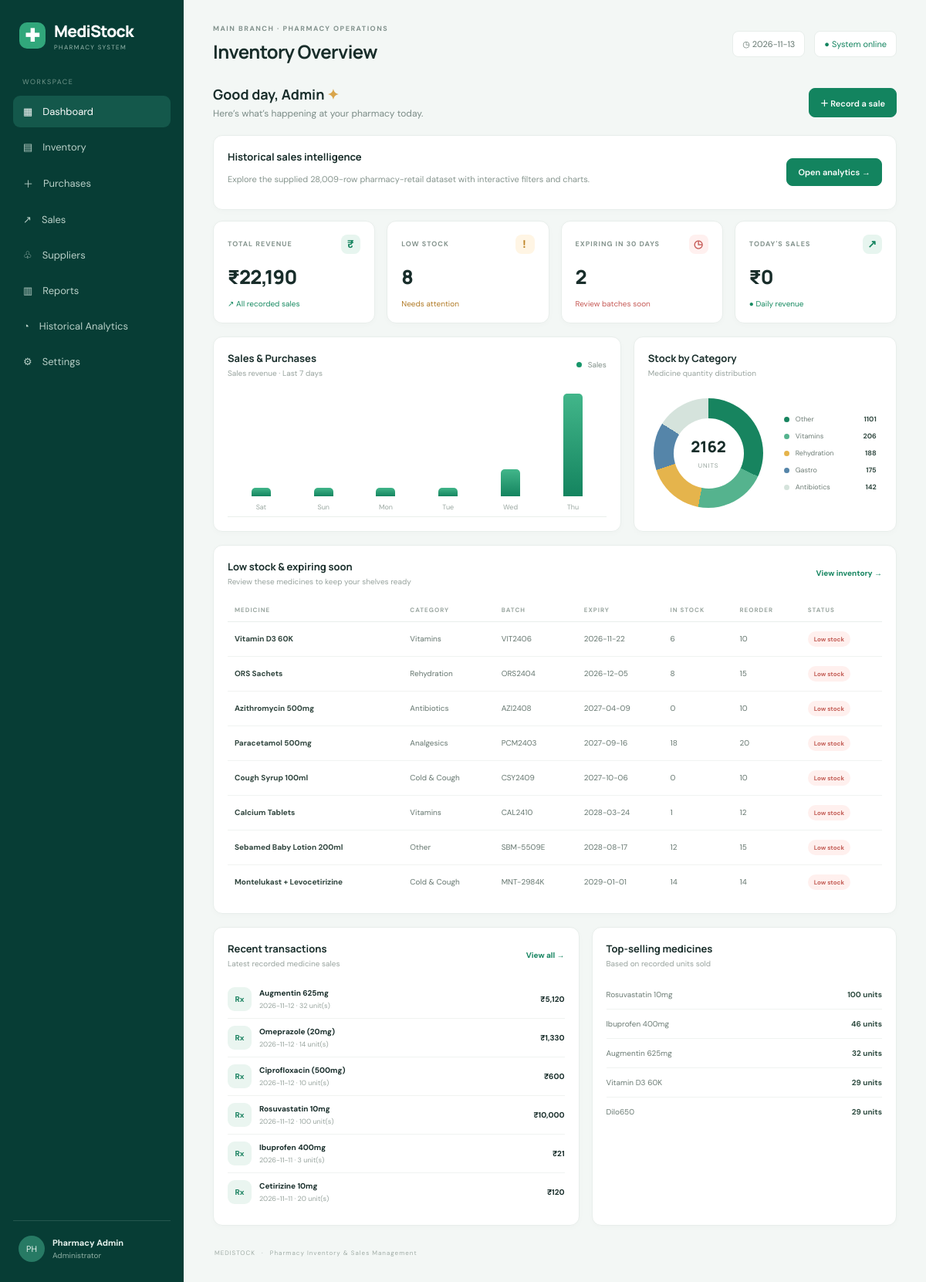
The page / on the database its author committed.
### tables this page shows
CREATE TABLE medicines(
          id INTEGER PRIMARY KEY AUTOINCREMENT, name TEXT NOT NULL, category TEXT NOT NULL,
          batch TEXT, expiry TEXT, quantity INTEGER NOT NULL DEFAULT 0,
          reorder_level INTEGER NOT NULL DEFAULT 10, cost REAL NOT NULL DEFAULT 0,
          price REAL NOT NULL DEFAULT 0, supplier TEXT DEFAULT ''
        );

CREATE TABLE sales(
          id INTEGER PRIMARY KEY AUTOINCREMENT, medicine_id INTEGER, medicine_name TEXT NOT NULL,
          quantity INTEGER NOT NULL, unit_price REAL NOT NULL, total REAL NOT NULL,
          payment TEXT NOT NULL, sold_at TEXT NOT NULL
        );

### app.py (the view)
@app.route("/")
def dashboard():
    with db() as con:
        today = date.today().isoformat()
        month_start = date.today().replace(day=1).isoformat()
        total_rev = con.execute("SELECT COALESCE(SUM(total),0) FROM sales").fetchone()[0]
        today_rev = con.execute("SELECT COALESCE(SUM(total),0) FROM sales WHERE sold_at=?", (today,)).fetchone()[0]
        txns = con.execute("SELECT COUNT(*) FROM sales").fetchone()[0]
        low = con.execute("SELECT COUNT(*) FROM medicines WHERE quantity <= reorder_level").fetchone()[0]
        expiry = con.execute("SELECT COUNT(*) FROM medicines WHERE expiry BETWEEN ? AND ?",(today,(date.today()+timedelta(days=30)).isoformat())).fetchone()[0]
        stock_count = con.execute("SELECT COALESCE(SUM(quantity),0) FROM medicines").fetchone()[0]
        sales_days = con.execute("SELECT sold_at, SUM(total) total FROM sales WHERE sold_at >= ? GROUP BY sold_at ORDER BY sold_at",( (date.today()-timedelta(days=6)).isoformat(),)).fetchall()
        categories = con.execute("SELECT category, SUM(quantity) qty FROM medicines GROUP BY category ORDER BY qty DESC").fetchall()
        alerts = con.execute("""SELECT * FROM medicines WHERE quantity <= reorder_level OR expiry <= ?
                                ORDER BY CASE WHEN quantity <= reorder_level THEN 0 ELSE 1 END, expiry LIMIT 8""",
                             ((date.today()+timedelta(days=30)).isoformat(),)).fetchall()
        recent = con.execute("SELECT * FROM sales ORDER BY id DESC LIMIT 6").fetchall()
        top = con.execute("SELECT medicine_name,SUM(quantity) qty FROM sales GROUP BY medicine_name ORDER BY qty DESC LIMIT 5").fetchall()
    max_sale = max([r["total"] for r in sales_days], default=1) or 1
    chart = [{"day": datetime.strptime(r["sold_at"],"%Y-%m-%d").strftime("%a"),"value":r["total"],"height":max(8,int(r["total"]/max_sale*100))} for r in sales_days]
    return render_template("dashboard.html", active="dashboard", total_rev=total_rev, today_rev=today_rev,
        txns=txns, low=low, expiry=expiry, stock_count=stock_count, chart=chart, categories=categories,
        alerts=alerts, recent=recent, top=top)

### app.py (called while the page is built)
def db():
    con = sqlite3.connect(DB)
    con.row_factory = sqlite3.Row
    return con

def money(value):
    return "₹{:,.0f}".format(value or 0)

@app.context_processor
def inject_globals():
    return {"money": money, "today": date.today().isoformat()}

### templates/dashboard.html
{% extends "base.html" %}{% block content %}
<section class="welcome-row"><div><h2>Good day, Admin <span>✦</span></h2><p>Here’s what’s happening at your pharmacy today.</p></div><a class="button primary" href="{{url_for('sales')}}">＋ Record a sale</a></section>
<section class="panel analytics-shortcut" style="margin:14px 0;display:flex;align-items:center;justify-content:space-between;gap:14px"><div><h3>Historical sales intelligence</h3><p class="muted">Explore the supplied 28,009-row pharmacy-retail dataset with interactive filters and charts.</p></div><a class="button primary" href="{{url_for('analytics')}}">Open analytics →</a></section>
<section class="kpi-grid">
<div class="kpi"><div class="kpi-head">TOTAL REVENUE <span class="kpi-icon green">₹</span></div><strong>{{money(total_rev)}}</strong><small class="positive">↗ All recorded sales</small></div>
<div class="kpi"><div class="kpi-head">LOW STOCK <span class="kpi-icon amber">!</span></div><strong>{{low}}</strong><small class="warning-text">Needs attention</small></div>
<div class="kpi"><div class="kpi-head">EXPIRING IN 30 DAYS <span class="kpi-icon red">◷</span></div><strong>{{expiry}}</strong><small class="danger-text">Review batches soon</small></div>
<div class="kpi"><div class="kpi-head">TODAY'S SALES <span class="kpi-icon green">↗</span></div><strong>{{money(today_rev)}}</strong><small class="positive">● Daily revenue</small></div>
</section>
<section class="content-grid"><div class="panel sales-panel"><div class="panel-title"><div><h3>Sales & Purchases</h3><p>Sales revenue · Last 7 days</p></div><span class="legend"><i></i> Sales</span></div>
<div class="bar-chart">{% for d in chart %}<div class="bar-group"><div class="bar-wrap"><div class="bar" style="height:{{d.height}}%"></div></div><small>{{d.day}}</small></div>{% else %}<div class="empty">No sales recorded yet.</div>{% endfor %}</div></div>
<div class="panel category-panel"><div class="panel-title"><div><h3>Stock by Category</h3><p>Medicine quantity distribution</p></div></div><div class="donut-area"><div class="donut" style="--p:{{categories|length}}"><div><b>{{stock_count}}</b><small>UNITS</small></div></div><div class="legend-list">{% for c in categories[:5] %}<div><i class="dot dot-{{loop.index}}"></i><span>{{c.category}}</span><b>{{c.qty}}</b></div>{% else %}<small>No categories</small>{% endfor %}</div></div></div></section>
<section class="panel table-panel"><div class="panel-title"><div><h3>Low stock & expiring soon</h3><p>Review these medicines to keep your shelves ready</p></div><a class="text-link" href="{{url_for('inventory')}}">View inventory →</a></div>
<div class="table-scroll"><table><thead><tr><th>MEDICINE</th><th>CATEGORY</th><th>BATCH</th><th>EXPIRY</th><th>IN STOCK</th><th>REORDER</th><th>STATUS</th></tr></thead><tbody>
{% for m in alerts %}<tr><td><b>{{m.name}}</b></td><td>{{m.category}}</td><td>{{m.batch or '—'}}</td><td>{{m.expiry or '—'}}</td><td>{{m.quantity}}</td><td>{{m.reorder_level}}</td><td>{% if m.quantity<=m.reorder_level %}<span class="status critical">Low stock</span>{% elif m.expiry and m.expiry<=today %}<span class="status critical">Expired</span>{% else %}<span class="status soon">Expiring soon</span>{% endif %}</td></tr>{% else %}<tr><td colspan="7" class="empty">All medicines are in good shape.</td></tr>{% endfor %}</tbody></table></div></section>
<section class="content-grid lower-grid"><div class="panel"><div class="panel-title"><div><h3>Recent transactions</h3><p>Latest recorded medicine sales</p></div><a class="text-link" href="{{url_for('sales')}}">View all →</a></div>
<div class="compact-list">{% for s in recent %}<div><span class="transaction-icon">Rx</span><span><b>{{s.medicine_name}}</b><small>{{s.sold_at}} · {{s.quantity}} unit(s)</small></span><strong>{{money(s.total)}}</strong></div>{% else %}<p class="empty">No transactions yet.</p>{% endfor %}</div></div>
<div class="panel"><div class="panel-title"><div><h3>Top-selling medicines</h3><p>Based on recorded units sold</p></div></div>{% for t in top %}<div class="top-item"><span>{{t.medicine_name}}</span><b>{{t.qty}} units</b></div>{% else %}<p class="empty">No sales data.</p>{% endfor %}</div></section>
{% endblock %}

### templates/base.html (shortened to what this page needs)
<!doctype html>
<html lang="en"><head><meta charset="utf-8"><meta name="viewport" content="width=device-width,initial-scale=1">
<title>MediStock | Pharmacy Inventory System</title><link rel="stylesheet" href="{{ url_for('static',filename='style.css') }}"></head>
<body><div class="app-shell">
<aside class="sidebar"><a class="brand" href="{{ url_for('dashboard') }}"><span class="brand-mark">✚</span><span><b>MediStock</b><small>PHARMACY SYSTEM</small></span></a>
<div class="side-label">WORKSPACE</div><nav>
<a class="{{'active' if active=='dashboard' else ''}}" href="{{url_for('dashboard')}}">▦ <span>Dashboard</span></a>
<a class="{{'active' if active=='inventory' else ''}}" href="{{url_for('inventory')}}">▤ <span>Inventory</span></a>
<a class="{{'active' if active=='purchases' else ''}}" href="{{url_for('purchases')}}">＋ <span>Purchases</span></a>
<a class="{{'active' if active=='sales' else ''}}" href="{{url_for('sales')}}">↗ <span>Sales</span></a>
<a class="{{'active' if active=='suppliers' else ''}}" href="{{url_for('suppliers')}}">♧ <span>Suppliers</span></a>
<a class="{{'active' if active=='reports' else ''}}" href="{{url_for('reports')}}">▥ <span>Reports</span></a>
<a class="{{'active' if active=='analytics' else ''}}" href="{{url_for('analytics')}}">◔ <span>Historical Analytics</span></a>
<a class="{{'active' if active=='settings' else ''}}" href="{{url_for('settings')}}">⚙ <span>Settings</span></a></nav>
<div class="sidebar-bottom"><div class="avatar">PH</div><div><b>Pharmacy Admin</b><small>Administrator</small></div></div></aside>
<main class="main"><header class="topbar"><div><div class="eyebrow">MAIN BRANCH · PHARMACY OPERATIONS</div><h1>{% block heading %}Inventory Overview{% endblock %}</h1></div><div class="top-actions"><span class="date-chip">◷ {{ today }}</span><span class="admin-chip">● System online</span></div></header>
{% block content %}{% endblock %}
<footer>MEDISTOCK <span>·</span> Pharmacy Inventory & Sales Management</footer></main></div>
</body></html>

### rows shown on the page
medicines: name "Vitamin D3 60K", category "Vitamins", batch "VIT2406", expiry "2026-11-22", quantity "6", reorder_level "10", shows "Low stock"
medicines: name "ORS Sachets", category "Rehydration", batch "ORS2404", expiry "2026-12-05", quantity "8", reorder_level "15", shows "Low stock"
medicines: name "Azithromycin 500mg", category "Antibiotics", batch "AZI2408", expiry "2027-04-09", quantity "0", reorder_level "10", shows "Low stock"
medicines: name "Paracetamol 500mg", category "Analgesics", batch "PCM2403", expiry "2027-09-16", quantity "18", reorder_level "20", shows "Low stock"
medicines: name "Cough Syrup 100ml", category "Cold & Cough", batch "CSY2409", expiry "2027-10-06", quantity "0", reorder_level "10", shows "Low stock"
medicines: name "Calcium Tablets", category "Vitamins", batch "CAL2410", expiry "2028-03-24", quantity "1", reorder_level "12", shows "Low stock"
medicines: name "Sebamed Baby Lotion 200ml", category "Other", batch "SBM-5509E", expiry "2028-08-17", quantity "12", reorder_level "15", shows "Low stock"
medicines: name "Montelukast + Levocetirizine", category "Cold & Cough", batch "MNT-2984K", expiry "2029-01-01", quantity "14", reorder_level "14", shows "Low stock"
sales: medicine_name "Augmentin 625mg", sold_at "2026-11-12", quantity "32", total "₹5,120", qty "32"
sales: medicine_name "Omeprazole (20mg)", sold_at "2026-11-12", quantity "14", total "₹1,330"
sales: medicine_name "Ciprofloxacin (500mg)", sold_at "2026-11-12", quantity "10", total "₹600"
sales: medicine_name "Rosuvastatin 10mg", sold_at "2026-11-12", quantity "100", total "₹10,000"
sales: medicine_name "Ibuprofen 400mg", sold_at "2026-11-11", quantity "3", total "₹21"
sales: medicine_name "Cetirizine 10mg", sold_at "2026-11-11", quantity "20", total "₹120"
sales: medicine_name "Dilo650", qty "29"

### other values the page prints
{{ money(total_rev) }} "₹22,190"
{{ low }} "8"
{{ expiry }} "2"
{{ money(today_rev) }} "₹0"
{{ d.day }} "Sat" "Sun" "Mon" "Tue" "Wed" "Thu"
{{ stock_count }} "2162"
{{ c.category }} "Other" "Vitamins" "Rehydration" "Gastro" "Antibiotics"
{{ c.qty }} "1101" "206" "188" "175" "142"
{{ t.medicine_name }} "Rosuvastatin 10mg" "Ibuprofen 400mg" "Vitamin D3 60K"
{{ t.qty }} "100" "46" "29"
